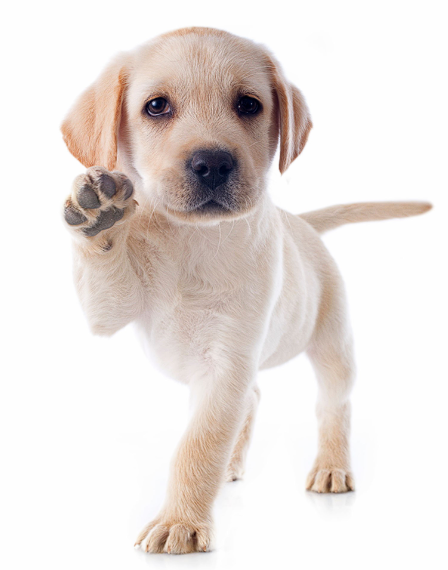
#> input picture final_project_materials/dog.jpg, 448 x 570 px, found by its file name
$ python alpha.py
#> lines starting #> are read from the running program, lines starting #| are printed output that depends on the picture; pictures that were not available may be replaced by others from this repository, and a replacement may not be noted
import cv2
from matplotlib import pyplot as plt


src1 = cv2.imread('D:\MATLAB2022\projects\practice_linear_algebra\practice_linear_algebra_labs\project_materials\dog.jpg')
#> src1 is the input picture: shape (570, 448, 3); mean B, G, R 221.4, 224.9, 232.2
src2 = cv2.imread('D:\MATLAB2022\projects\practice_linear_algebra\practice_linear_algebra_labs\project_materials\me2.png')
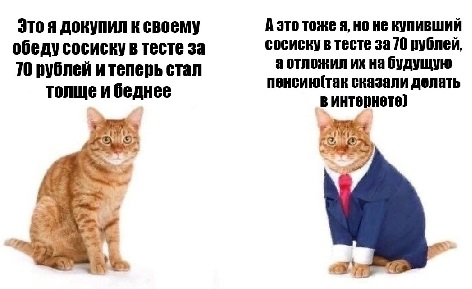
#> input picture final_project_materials/the_end.jpg, 472 x 289 px, given in place of me2.png, which was not available
#> src2 is the input picture: shape (289, 472, 3); mean B, G, R 206, 208.3, 215

src2 = cv2.resize(src2, src1.shape[1::-1])
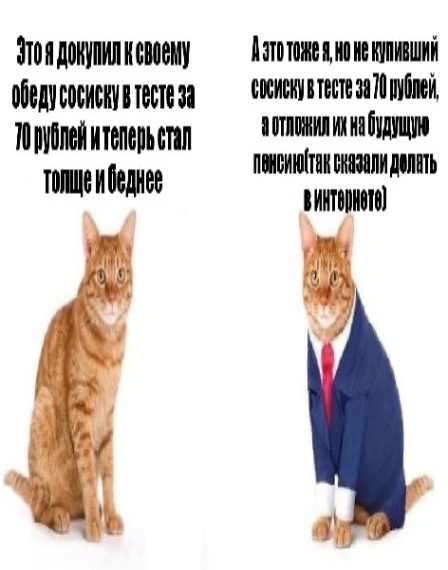
#> src2: shape (570, 448, 3); mean B, G, R 206, 208.3, 214.9
dst = cv2.addWeighted(src1, 0.5, src2, 0.5, 0)
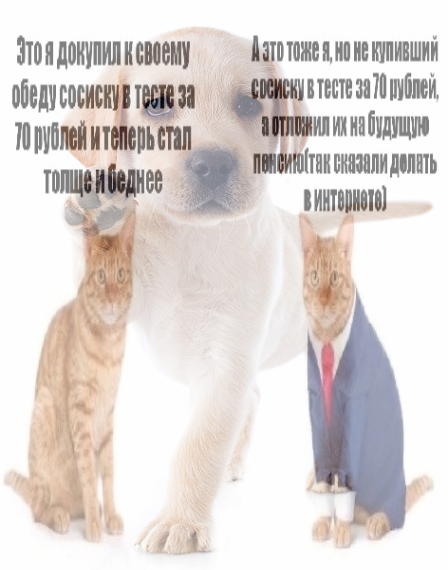
#> dst: shape (570, 448, 3); mean B, G, R 213.6, 216.4, 223.4


cv2.imwrite('lol.jpg', dst)
